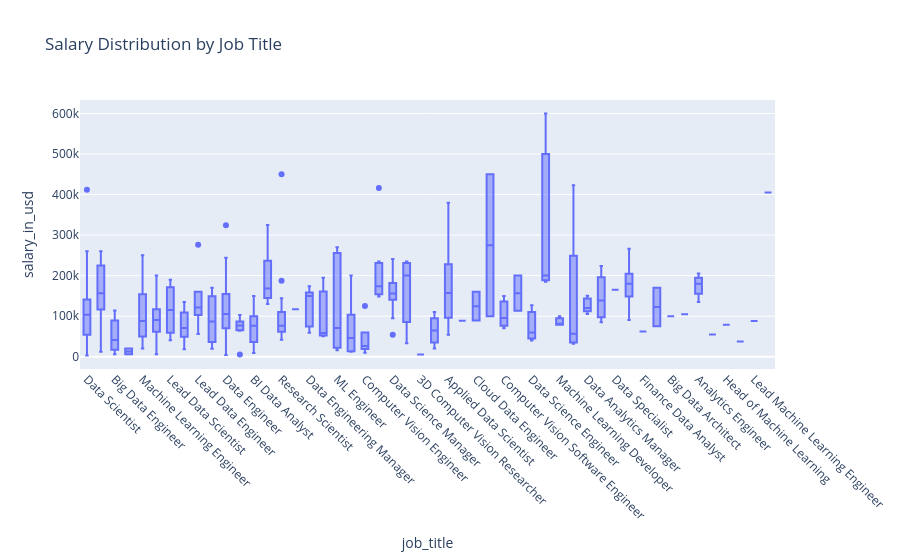

Here is the notebook cell this chart was saved with:
### Code cell
# box plot for salary by job title

fig = px.box(df, x='job_title', y='salary_in_usd', title='Salary Distribution by Job Title')
fig.update_xaxes(tickangle=45)
fig.show()

### Figure 1 — Plotly figure (JSON) as saved in the notebook; plotly's stock layout.template omitted (floating-point values rounded to 4 significant figures; data arrays with more than 128 entries replaced by an {"elided": "..."} marker saying what was removed)
{"data": [{"alignmentgroup": "True", "hovertemplate": "job_title=%{x}<br>salary_in_usd=%{y}<extra></extra>", "legendgroup": "", "marker": {"color": "#636efa"}, "name": "", "notched": false, "offsetgroup": "", "orientation": "v", "showlegend": false, "type": "box", "x": {"elided": "607 str values"}, "x0": " ", "xaxis": "x", "y": {"elided": "607 int values"}, "y0": " ", "yaxis": "y"}], "layout": {"boxmode": "group", "legend": {"tracegroupgap": 0}, "title": {"text": "Salary Distribution by Job Title"}, "xaxis": {"anchor": "y", "domain": [0, 1], "tickangle": 45, "title": {"text": "job_title"}}, "yaxis": {"anchor": "x", "domain": [0, 1], "title": {"text": "salary_in_usd"}}}}
